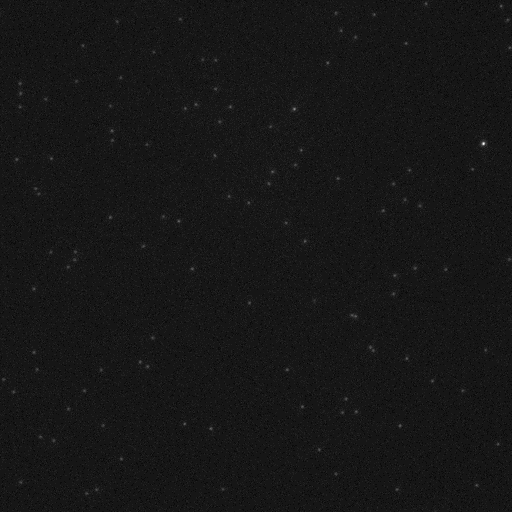
#> input picture Sample Data/3A.tif, 512 x 512 px
$ jupyter execute 20231017-tube-length.ipynb
#> lines starting #> are read from the running program, lines starting #| are printed output that depends on the picture; after the words box and inside, x2 and y2 are one past the last pixel; in counts of white or black regions, pixels touching at a corner belong together
[cell 1]
import numpy as np
import pandas as pd
import matplotlib.pyplot as plt

from skimage.measure import label, regionprops, find_contours

from skimage.exposure import rescale_intensity

from skimage.morphology import skeletonize

[cell 2]
img1 = plt.imread('../Sample Data/3A.tif')
#> img1 is the input picture: shape (512, 512) uint16; min 1011, max 6856, mean 1419.6

img2 = plt.imread('../Sample Data/3B.tif')
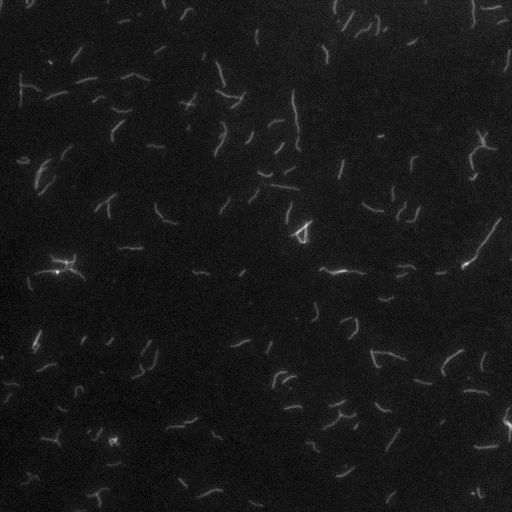
#> input picture Sample Data/3B.tif, 512 x 512 px
#> img2 is the input picture: shape (512, 512) uint16; min 1115, max 7406, mean 1750.7

[cell 3]
fig = plt.figure(figsize=(10, 5), dpi = 80)

plt.subplot(1, 2, 1)
plt.title("Seed (Raw)")
plt.imshow(img1, cmap="gray")

plt.subplot(1, 2, 2)
plt.title("Tube (Raw)")
plt.imshow(img2, cmap="gray")

plt.tight_layout()
plt.show()

## Extract tubes

[cell 4]
binary = img2 > (img2.mean() + 2*img2.std())
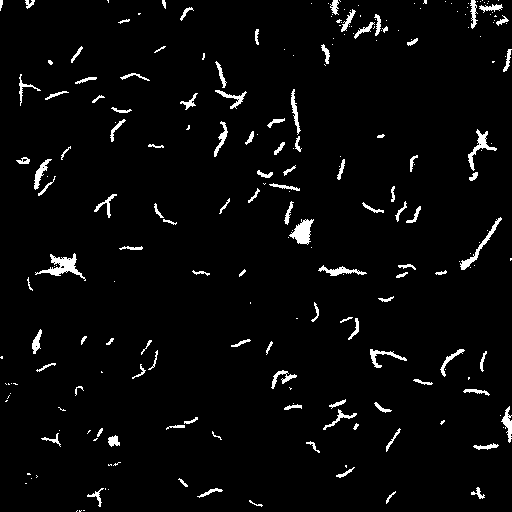
#> binary: shape (512, 512) bool; 3.4% white; 229 white regions (118 under 20 px)

fig = plt.figure(figsize=(10, 5), dpi = 80)

plt.subplot(1, 2, 1)
plt.title("Tube (Raw)")
plt.imshow(img2, cmap="gray")

plt.subplot(1, 2, 2)
plt.title("Tube (Binary)")
plt.imshow(binary, cmap="gray")

plt.tight_layout()
plt.show()

[cell 5]
# use labeling function to identify connected blobs
label_im = label(binary)
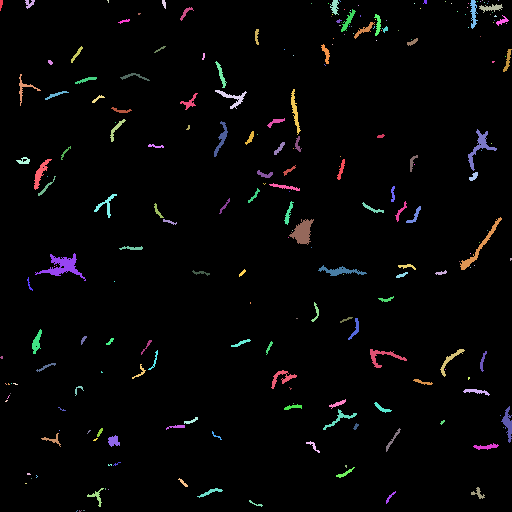
#> label_im: shape (512, 512) int32; 230 distinct labels, from 0 to 229; one colour per label, 0 black
tube_lists = regionprops(label_im)
#> tube_lists = 229 regions; largest, box (x1, y1, x2, y2) and area: (35, 253, 86, 281) 453, (289, 219, 314, 245) 358, (460, 217, 502, 270) 284, (468, 129, 497, 171) 279, (318, 265, 367, 276) 214
tube_lists = [i for i in tube_lists if i.area > 10 and i.area < 250]
#> tube_lists = 114 regions; largest, box (x1, y1, x2, y2) and area: (318, 265, 367, 276) 214, (370, 349, 407, 368) 195, (34, 159, 52, 190) 180, (501, 406, 512, 443) 179, (215, 90, 247, 109) 166
tube_map = np.zeros_like(binary)

[cell 6]
figure = plt.figure(figsize=(15, 5), dpi = 80)

plt.subplot(1, 3, 1)
plt.title("Tube Image (Contrast Stretching)")
p2, p98 = np.percentile(img2, (2, 98))
#> p2 = 1426; p98 = 2588
img_rescale = rescale_intensity(img2, in_range=(p2, p98))
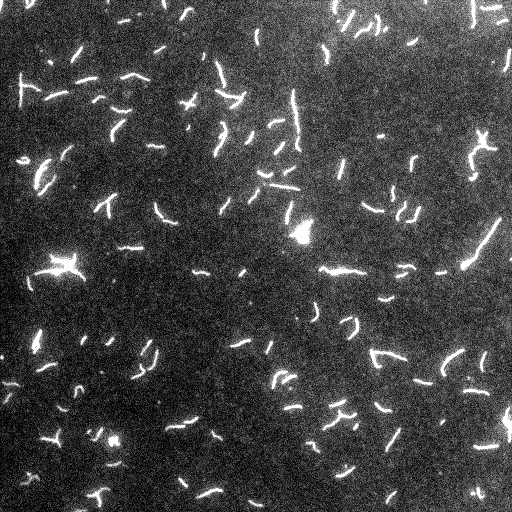
#> img_rescale: shape (512, 512) uint16; min 0, max 65535, mean 17823; drawn with min black and max white
plt.imshow(img_rescale, cmap = "gray")
plt.axis(False)

plt.subplot(1, 3, 2)
plt.title("Tube Image (Binary)")
plt.imshow(binary, cmap = "gray")
plt.axis(False)

ax = plt.subplot(1, 3, 3)
plt.title("Identified Tubes (Marked in Red)")
ax.imshow(binary, cmap="gray")
for i in tube_lists:
    minr, minc, maxr, maxc = i.bbox
    tube_map[minr:maxr, minc:maxc]=1
    rect = plt.Rectangle((minc, minr), maxc - minc, maxr - minr,
                              fill=False, edgecolor='red', linewidth=2, alpha=.8)
    ax.add_patch(rect)
#> this loop made 114 passes
#> (minr, minc, maxr, maxc) on passes 1 to 12: (0, 0, 11, 3), (0, 25, 9, 35), (0, 162, 9, 166), (0, 330, 15, 339), (0, 423, 4, 427), (0, 470, 29, 478), (4, 479, 13, 503), (7, 180, 21, 194), (9, 341, 32, 356), (14, 374, 36, 381), (15, 496, 26, 509), (19, 118, 24, 130)
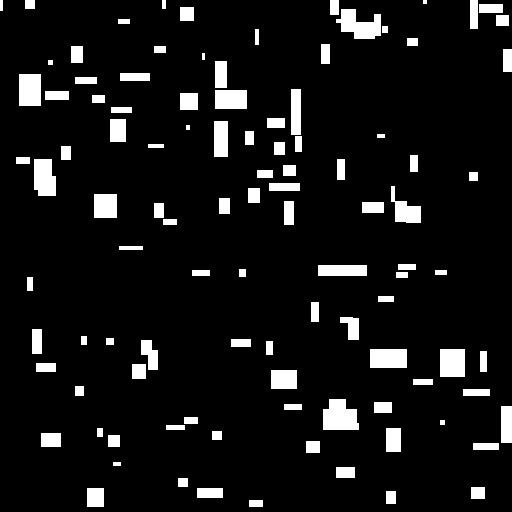
#> tube_map: shape (512, 512) bool; 8.3% white; 104 white regions (1 under 20 px), largest, box (x1, y1, x2, y2) and area: (323, 399, 359, 430) 898, (336, 9, 381, 39) 842, (34, 159, 56, 196) 722
plt.axis(False)

plt.tight_layout()
plt.show()
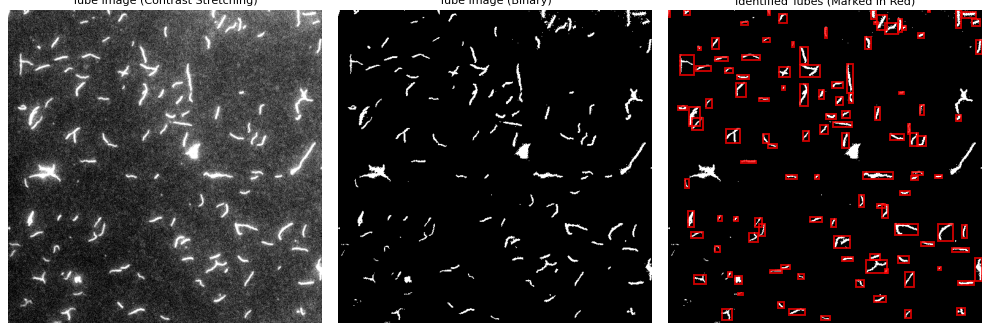
#> figure drawn by matplotlib, 3 panels

## Measure Tube

[cell 7]
from skimage.morphology import skeletonize
from skimage.measure import find_contours

tube = tube_lists[16]

minr, minc, maxr, maxc = tube.bbox
#> minr = 38; minc = 407; maxr = 46; maxc = 418

cropped = img2[minr:maxr, minc:maxc]

fig = plt.figure(figsize=(8, 15), dpi = 100)

plt.subplot(1,3,1)
plt.imshow(cropped, cmap = "gray")

skeleton = skeletonize(tube.image)

plt.subplot(1,3,2)
plt.imshow(skeleton, cmap = "gray")

contours = find_contours(skeleton, .5, fully_connected = 'high')
#> contours = 1 point arrays, longest 30 points

plt.subplot(1, 3, 3)
plt.imshow(cropped, cmap = "gray")

for contour in contours:
    plt.scatter(contour[:, 1], contour[:, 0], s=15)
#> this loop made 1 pass

plt.tight_layout()
plt.show()
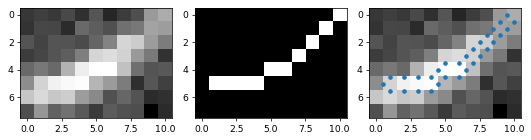
#> figure drawn by matplotlib, 3 panels

[cell 8]
def dist(x1, y1, x2, y2):
    return np.sqrt((x1-x2)**2+(y1-y2)**2)

def contour_length(data):
    val = 0
    for i in range(len(data)):
        if i != len(data) - 1:
            val += dist(data[i, 0], data[i, 1], data[i+1, 0], data[i+1, 1])
#> this loop made 30 passes
#> val on passes 1 to 12: 0.707, 1.41, 2.12, 2.83, 3.54, 4.24, 4.95, 5.66, 6.66, 7.36, 8.07, 9.07
#> after the loop, val = 22.85
    return (val/2) # 1 pixel = 0.17 um

contour_length(contour)
#> Out = 11.42

## Fix issues with padding

[cell 9]
tube = tube_lists[0]

minr, minc, maxr, maxc = tube.bbox
#> minr = 0; minc = 0; maxr = 11; maxc = 3

cropped = img2[minr:maxr, minc:maxc]
#> cropped = [[2601, 3037, 2608], [2756, 3552, 2723], [2545, 3333, 2477], [2721, 3234, 2614], [3070, 2994, 2467], [3147, 2738, 2222], [2949, 2536, 2099], [2796, 2337, 1897], [2933, 2046, 2026], [2555, 2040, 1974], [2394, 1921, 1992]]

fig = plt.figure(figsize=(8, 15), dpi = 100)

plt.subplot(1,3,1)
plt.imshow(cropped, cmap = "gray")

skeleton = skeletonize(tube.image)
#> skeleton = [[False, True, False], [False, True, False], [False, True, False], [False, True, False], [True, False, False], [True, False, False], [True, False, False], [True, False, False], [True, False, False], [True, False, False], [True, False, False]]

plt.subplot(1,3,2)
plt.imshow(skeleton, cmap = "gray")

contours = find_contours(skeleton, .5, fully_connected = 'high')
#> contours = 2 point arrays, longest 12 points

plt.subplot(1, 3, 3)
plt.imshow(cropped, cmap = "gray")

for contour in contours:
    plt.scatter(contour[:, 1], contour[:, 0], s=15)
#> this loop made 2 passes

plt.tight_layout()
plt.show()
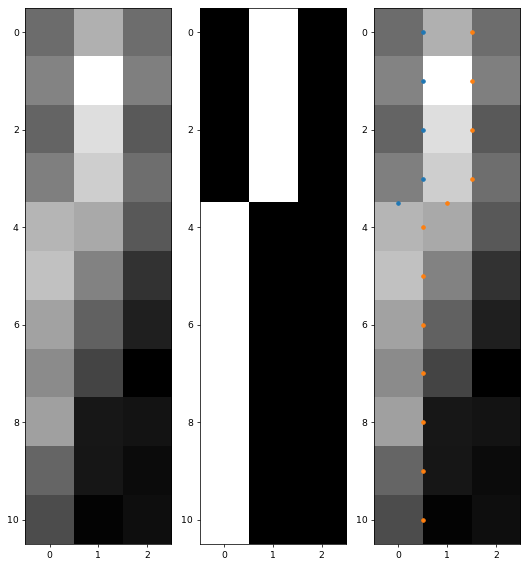
#> figure drawn by matplotlib, 3 panels

[cell 10]
def pad_image(image):
    padded = np.zeros(shape=(image.shape[0]+2, image.shape[1]+2), dtype = np.uint16)
    padded[1:image.shape[0]+1, 1:image.shape[1]+1] = image
    return padded

[cell 11]
tube = tube_lists[0]

minr, minc, maxr, maxc = tube.bbox

cropped = img2[minr:maxr, minc:maxc]

fig = plt.figure(figsize=(8, 15), dpi = 100)

plt.subplot(1,3,1)
plt.imshow(pad_image(cropped), cmap = "gray")

skeleton = skeletonize(pad_image(tube.image))
#> skeleton = 13 rows, first 6: [False, False, False, False, False], [False, False, True, False, False], [False, False, True, False, False], [False, False, True, False, False], [False, False, True, False, False], [False, True, False, False, False]

plt.subplot(1,3,2)
plt.imshow(skeleton, cmap = "gray")

contours = find_contours(skeleton, .5, fully_connected = 'high')
#> contours = 1 point arrays, longest 27 points

plt.subplot(1, 3, 3)
plt.imshow(pad_image(cropped), cmap = "gray")

for contour in contours:
    plt.scatter(contour[:, 1], contour[:, 0], s=15)

plt.tight_layout()
plt.show()
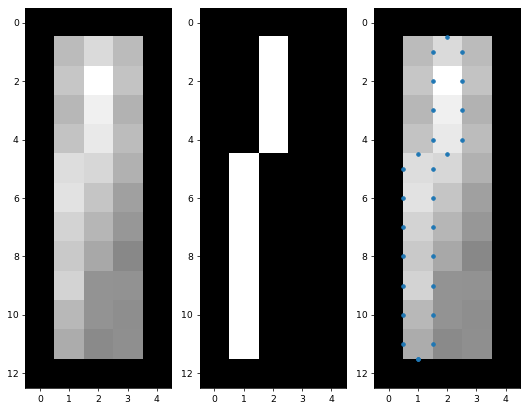
#> figure drawn by matplotlib, 3 panels

[cell 12]
def tube_length_analysis(tube):

    skeleton = skeletonize(pad_image(tube.image))

    contours = find_contours(skeleton, .5, fully_connected = 'high')

    val = 0

    for contour in contours:
        val += contour_length(contour)

    return val

tube_length_analysis(tube_lists[16])
#> Out = 12.49

[cell 13]
lengths = []

for tube in tube_lists:
    lengths.append(tube_length_analysis(tube))
#> this loop made 114 passes
#> contours in tube_length_analysis on passes 1 to 12: 1 point arrays, longest 27 points, 1 point arrays, longest 45 points, 1 point arrays, longest 23 points, 4 point arrays, longest 69 points, 1 point arrays, longest 15 points, 4 point arrays, longest 95 points, 1 point arrays, longest 101 points, 1 point arrays, longest 55 points, 1 point arrays, longest 97 points, 1 point arrays, longest 57 points, 1 point arrays, longest 51 points, 1 point arrays, longest 33 points
#> after the loop, lengths = 114 values, max 64.99 at index 80, min 4.24 at index 22, mean 23.07

lengths = np.array(lengths)

fig = plt.figure(figsize=(13, 4), dpi = 80)

ax = plt.subplot(1, 3, 1)
plt.title("Identified Tubes (Marked in Red)")
ax.imshow(binary, cmap="gray")
for i in tube_lists:
    minr, minc, maxr, maxc = i.bbox
    tube_map[minr:maxr, minc:maxc]=1
    rect = plt.Rectangle((minc, minr), maxc - minc, maxr - minr,
                              fill=False, edgecolor='red', linewidth=2, alpha=.8)
    ax.add_patch(rect)
plt.axis(False)

plt.subplot(1, 3, 2)
plt.title("Length Distribution (in pixel)")
plt.hist(lengths, bins = 30)
plt.xlabel("pixels")
plt.ylabel("counts")

plt.subplot(1, 3, 3)
plt.title("Length Distribution (in $\mu$m)")
plt.hist(lengths*0.17, bins = 30)
plt.xlabel("$\mu$m")
# plt.ylabel("counts")

plt.tight_layout()
plt.show()
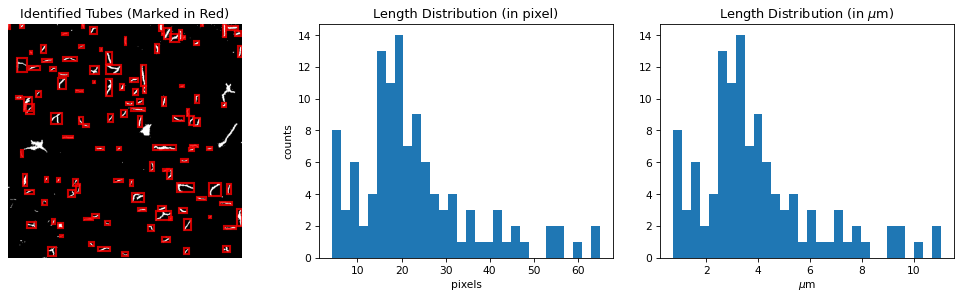
#> figure drawn by matplotlib, 3 panels; panel 2: tallest bar 14 high, from x = 18.42 to 20.44; panel 3: tallest bar 14 high, from x = 3.13 to 3.48
